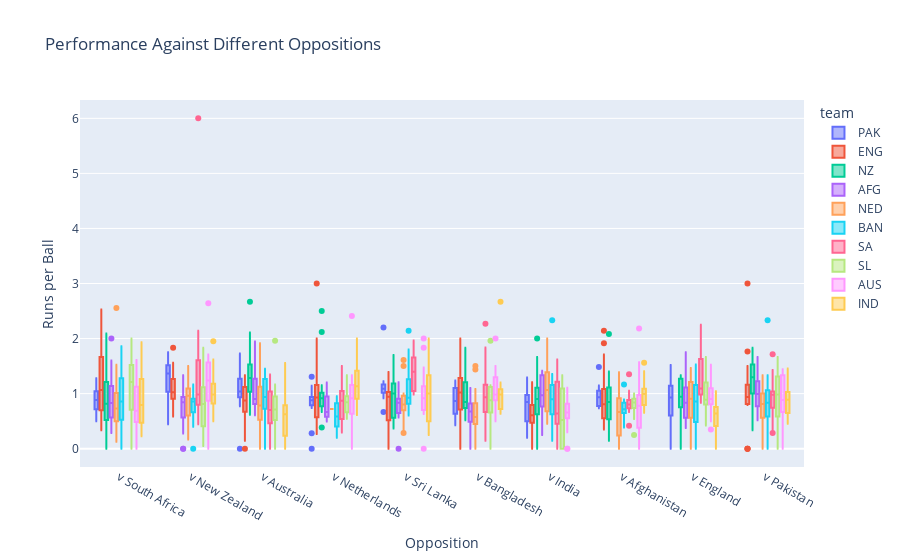

Source (notebook cell):
### Code cell
fig_opposition = px.box(df, x='opposition', y='runs_per_ball', color='team',
                         title='Performance Against Different Oppositions',
                         labels={'runs_per_ball': 'Runs per Ball', 'opposition': 'Opposition'})
fig_opposition.update_xaxes(title_text='Opposition')
fig_opposition.update_yaxes(title_text='Runs per Ball')
fig_opposition.show()

### Figure 1 — Plotly figure (JSON) as saved in the notebook; plotly's stock layout.template omitted (floating-point values rounded to 4 significant figures; data arrays with more than 128 entries replaced by an {"elided": "..."} marker saying what was removed)
{"data": [{"alignmentgroup": "True", "hovertemplate": "team=PAK<br>Opposition=%{x}<br>Runs per Ball=%{y}<extra></extra>", "legendgroup": "PAK", "marker": {"color": "#636efa"}, "name": "PAK", "notched": false, "offsetgroup": "PAK", "orientation": "v", "showlegend": true, "type": "box", "x": ["v South Africa", "v New Zealand", "v Australia", "v Netherlands", "v Australia", "v Sri Lanka", "v Bangladesh", "v Bangladesh", "v Netherlands", "v India", "v Bangladesh", "v South Africa", "v South Africa", "v South Africa", "v Sri Lanka", "v Netherlands", "v Netherlands", "v India", "v Netherlands", "v Afghanistan", "v Bangladesh", "v Netherlands", "v Sri Lanka", "v New Zealand", "v Afghanistan", "v Sri Lanka", "v Sri Lanka", "v Bangladesh", "v Australia", "v New Zealand", "v New Zealand", "v New Zealand", "v Sri Lanka", "v South Africa", "v Afghanistan", "v India", "v Australia", "v South Africa", "v India", "v Australia", "v India", "v Afghanistan", "v Afghanistan", "v Afghanistan", "v Australia", "v New Zealand", "v Sri Lanka", "v New Zealand", "v Sri Lanka", "v Bangladesh", "v Afghanistan", "v Australia", "v Netherlands", "v Netherlands", "v Bangladesh", "v New Zealand", "v Australia", "v Afghanistan", "v South Africa", "v India", "v South Africa", "v India", "v Australia", "v South Africa", "v Afghanistan", "v Afghanistan", "v Netherlands", "v India", "v Netherlands", "v Sri Lanka", "v South Africa", "v Australia", "v Bangladesh", "v Australia", "v Afghanistan", "v South Africa", "v Sri Lanka", "v South Africa", "v India", "v Australia", "v Bangladesh", "v Afghanistan", "v Netherlands", "v Netherlands", "v Australia", "v Netherlands", "v Netherlands", "v Sri Lanka", "v India", "v South Africa", "v Sri Lanka", "v Australia", "v Netherlands", "v South Africa", "v Bangladesh", "v Australia", "v Afghanistan", "v South Africa", "v India", "v Netherlands", "v India", "v India", "v New Zealand", "v Afghanistan", "v India", "v India", "v India", "v South Africa", "v England", "v England", "v England", "v England", "v England", "v England", "v England", "v England", "v England", "v England", "v England", "v England", "v England", "v England", "v England", "v England", "v England", "v Netherlands", "v Australia", "v England"], "x0": " ", "xaxis": "x", "y": [0.75, 1, 1.729, 0.7857, 0.9, 1.183, 0.4259, 0.6327, 0.7963, 1, 0.75, 0.9375, 0.8333, 1.033, 1.067, 0.8889, 0.7381, 0.9444, 0.881, 0.7333, 0.7333, 0.9375, 1.146, 1.146, 0.9667, 1.148, 1.222, 1.1, 1.519, 1.367, 1.417, 1.75, 0.9167, 1.278, 0.9, 1.292, 0.7708, 1.053, 1.194, 1.024, 0.9216, 1.021, 1.104, 1.146, 1.188, 1.5, 1.083, 1.556, 1.097, 1.095, 0.8043, 0.9859, 0.9066, 1.308, 0.9855, 1.048, 1.049, 0.7733, 1, 0.862, 0.7692, 0.7101, 1.15, 1.194, 1.053, 1.481, 0.9069, 0.9473, 0.9411, 1.033, 1.148, 0.9677, 1.238, 1.3, 0.7352, 1, 2.2, 0.6774, 0.8333, 1.286, 1.133, 0.7727, 1.143, 0.7894, 0.875, 1.083, 0.8, 1, 0.6315, 0.6666, 0.6666, 1.25, 0.8181, 0.5294, 0.5625, 1, 0.8, 0.7777, 0.6, 0.2777, 1, 0.2857, 0.4444, 1, 0.2, 0.4, 0.3333, 0.5, 1.133, 0.8444, 0.7059, 1.522, 0.7838, 1.087, 1.143, 0.5714, 0.6, 0.1111, 0, 1.067, 1.2, 1.233, 0.9048, 1.389, 0.95, 0, 0, 0], "y0": " ", "yaxis": "y"}, {"alignmentgroup": "True", "hovertemplate": "team=ENG<br>Opposition=%{x}<br>Runs per Ball=%{y}<extra></extra>", "legendgroup": "ENG", "marker": {"color": "#EF553B"}, "name": "ENG", "notched": false, "offsetgroup": "ENG", "orientation": "v", "showlegend": true, "type": "box", "x": {"elided": "151 str values"}, "x0": " ", "xaxis": "x", "y": {"elided": "151 float values"}, "y0": " ", "yaxis": "y"}, {"alignmentgroup": "True", "hovertemplate": "team=NZ<br>Opposition=%{x}<br>Runs per Ball=%{y}<extra></extra>", "legendgroup": "NZ", "marker": {"color": "#00cc96"}, "name": "NZ", "notched": false, "offsetgroup": "NZ", "orientation": "v", "showlegend": true, "type": "box", "x": {"elided": "144 str values"}, "x0": " ", "xaxis": "x", "y": {"elided": "144 float values"}, "y0": " ", "yaxis": "y"}, {"alignmentgroup": "True", "hovertemplate": "team=AFG<br>Opposition=%{x}<br>Runs per Ball=%{y}<extra></extra>", "legendgroup": "AFG", "marker": {"color": "#ab63fa"}, "name": "AFG", "notched": false, "offsetgroup": "AFG", "orientation": "v", "showlegend": true, "type": "box", "x": {"elided": "129 str values"}, "x0": " ", "xaxis": "x", "y": {"elided": "129 float values"}, "y0": " ", "yaxis": "y"}, {"alignmentgroup": "True", "hovertemplate": "team=NED<br>Opposition=%{x}<br>Runs per Ball=%{y}<extra></extra>", "legendgroup": "NED", "marker": {"color": "#FFA15A"}, "name": "NED", "notched": false, "offsetgroup": "NED", "orientation": "v", "showlegend": true, "type": "box", "x": {"elided": "157 str values"}, "x0": " ", "xaxis": "x", "y": {"elided": "157 float values"}, "y0": " ", "yaxis": "y"}, {"alignmentgroup": "True", "hovertemplate": "team=BAN<br>Opposition=%{x}<br>Runs per Ball=%{y}<extra></extra>", "legendgroup": "BAN", "marker": {"color": "#19d3f3"}, "name": "BAN", "notched": false, "offsetgroup": "BAN", "orientation": "v", "showlegend": true, "type": "box", "x": {"elided": "141 str values"}, "x0": " ", "xaxis": "x", "y": {"elided": "141 float values"}, "y0": " ", "yaxis": "y"}, {"alignmentgroup": "True", "hovertemplate": "team=SA<br>Opposition=%{x}<br>Runs per Ball=%{y}<extra></extra>", "legendgroup": "SA", "marker": {"color": "#FF6692"}, "name": "SA", "notched": false, "offsetgroup": "SA", "orientation": "v", "showlegend": true, "type": "box", "x": {"elided": "141 str values"}, "x0": " ", "xaxis": "x", "y": {"elided": "141 float values"}, "y0": " ", "yaxis": "y"}, {"alignmentgroup": "True", "hovertemplate": "team=SL<br>Opposition=%{x}<br>Runs per Ball=%{y}<extra></extra>", "legendgroup": "SL", "marker": {"color": "#B6E880"}, "name": "SL", "notched": false, "offsetgroup": "SL", "orientation": "v", "showlegend": true, "type": "box", "x": {"elided": "138 str values"}, "x0": " ", "xaxis": "x", "y": {"elided": "138 float values"}, "y0": " ", "yaxis": "y"}, {"alignmentgroup": "True", "hovertemplate": "team=AUS<br>Opposition=%{x}<br>Runs per Ball=%{y}<extra></extra>", "legendgroup": "AUS", "marker": {"color": "#FF97FF"}, "name": "AUS", "notched": false, "offsetgroup": "AUS", "orientation": "v", "showlegend": true, "type": "box", "x": {"elided": "155 str values"}, "x0": " ", "xaxis": "x", "y": {"elided": "155 float values"}, "y0": " ", "yaxis": "y"}, {"alignmentgroup": "True", "hovertemplate": "team=IND<br>Opposition=%{x}<br>Runs per Ball=%{y}<extra></extra>", "legendgroup": "IND", "marker": {"color": "#FECB52"}, "name": "IND", "notched": false, "offsetgroup": "IND", "orientation": "v", "showlegend": true, "type": "box", "x": ["v South Africa", "v South Africa", "v Pakistan", "v England", "v Pakistan", "v Australia", "v Pakistan", "v Sri Lanka", "v South Africa", "v New Zealand", "v England", "v Afghanistan", "v Sri Lanka", "v Australia", "v England", "v Pakistan", "v Bangladesh", "v Bangladesh", "v Australia", "v Afghanistan", "v Pakistan", "v Bangladesh", "v New Zealand", "v Sri Lanka", "v Sri Lanka", "v South Africa", "v England", "v Australia", "v Australia", "v Afghanistan", "v Australia", "v Afghanistan", "v New Zealand", "v New Zealand", "v Bangladesh", "v Bangladesh", "v Bangladesh", "v Sri Lanka", "v Bangladesh", "v Pakistan", "v South Africa", "v England", "v Afghanistan", "v New Zealand", "v Afghanistan", "v Afghanistan", "v Bangladesh", "v South Africa", "v Australia", "v New Zealand", "v Sri Lanka", "v Sri Lanka", "v England", "v Pakistan", "v Australia", "v Sri Lanka", "v South Africa", "v Afghanistan", "v Pakistan", "v Bangladesh", "v England", "v Bangladesh", "v Afghanistan", "v New Zealand", "v South Africa", "v New Zealand", "v England", "v Sri Lanka", "v Bangladesh", "v New Zealand", "v South Africa", "v New Zealand", "v New Zealand", "v Afghanistan", "v South Africa", "v South Africa", "v Sri Lanka", "v Pakistan", "v Bangladesh", "v Pakistan", "v Pakistan", "v England", "v Sri Lanka", "v Australia", "v England", "v England", "v England", "v South Africa", "v England", "v Sri Lanka", "v New Zealand", "v Sri Lanka", "v New Zealand", "v Sri Lanka", "v England", "v Australia", "v Australia", "v Australia", "v England", "v Netherlands", "v Netherlands", "v Netherlands", "v Netherlands", "v Netherlands", "v Netherlands", "v Netherlands", "v Netherlands", "v Netherlands", "v Netherlands", "v Netherlands", "v Netherlands", "v Netherlands", "v Netherlands", "v New Zealand", "v New Zealand", "v New Zealand", "v New Zealand", "v New Zealand", "v New Zealand", "v New Zealand", "v New Zealand", "v New Zealand", "v New Zealand", "v New Zealand"], "x0": " ", "xaxis": "x", "y": [0.2258, 0.75, 0.4524, 0.5, 0.9444, 0.5833, 0.5833, 0.6, 0.6111, 0.9, 0.5238, 0.65, 0.381, 0.4667, 0.7805, 0.6441, 0.6333, 0.6833, 0.7, 1.024, 1.042, 1, 1.217, 1, 0.2667, 0.4583, 0.381, 0.6667, 1.556, 0.8611, 0.5667, 0.6667, 0.75, 0.75, 0.7833, 1.093, 0.6667, 0.25, 2.667, 1, 0.4667, 0.9167, 0.7917, 0.8, 1.407, 1.56, 1.062, 0.8347, 0.8434, 0.9134, 1, 0.9361, 0.8613, 1.365, 0.7327, 1.464, 0.885, 0.9821, 0.8548, 0.9636, 1.042, 1.2, 1, 1.15, 1.667, 0.8863, 0.6724, 1.458, 1, 1.138, 1.933, 0.7714, 0.8387, 1.087, 0.9583, 1.571, 1.105, 0.6551, 0.76, 1.454, 0.8888, 0.64, 1.333, 1.375, 0.6923, 0.6923, 0.6153, 0.4705, 0.25, 2, 0.5, 0.5, 1, 1, 0.2, 0, 0, 0, 0, 1.362, 1.594, 1.13, 1.594, 0.9107, 2, 0.8056, 0.6111, 0.6833, 0.9074, 1.4, 0.9167, 1.417, 1.139, 1.035, 1.5, 1.212, 1.621, 1.95, 0.5, 0.9661, 0.9333, 1.067, 1.444, 1.05], "y0": " ", "yaxis": "y"}], "layout": {"boxmode": "group", "legend": {"title": {"text": "team"}, "tracegroupgap": 0}, "title": {"text": "Performance Against Different Oppositions"}, "xaxis": {"anchor": "y", "domain": [0, 1], "title": {"text": "Opposition"}}, "yaxis": {"anchor": "x", "domain": [0, 1], "title": {"text": "Runs per Ball"}}}}
